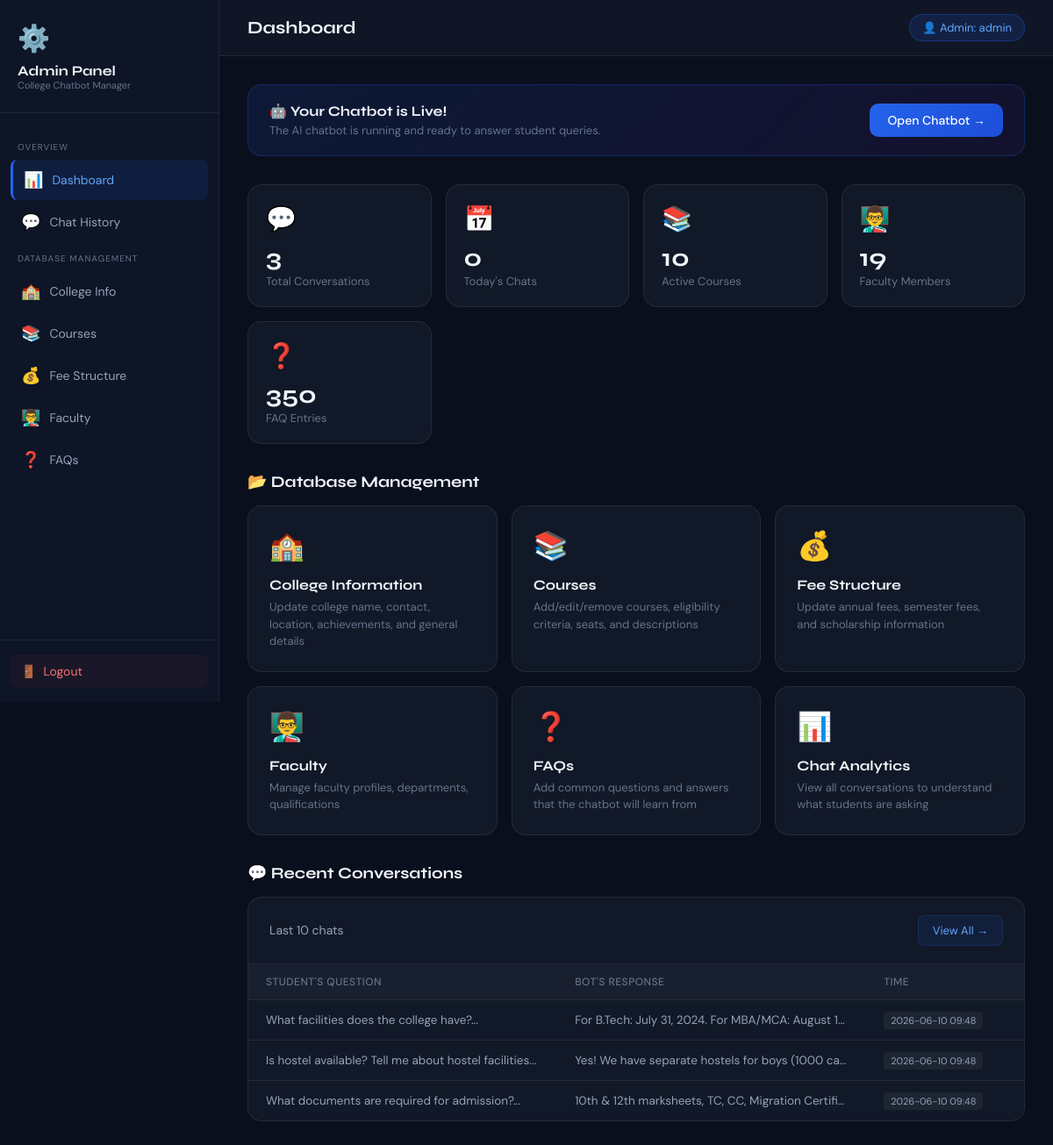
Screenshot of /admin/dashboard (signed in) with the database file from the repository.
### tables this page shows
CREATE TABLE chat_history (
            id INTEGER PRIMARY KEY AUTOINCREMENT,
            session_id TEXT,
            user_message TEXT NOT NULL,
            bot_response TEXT NOT NULL,
            timestamp TEXT DEFAULT CURRENT_TIMESTAMP,
            user_ip TEXT
        );

### app.py (the view)
@app.route("/admin/dashboard")
@admin_required
def admin_dashboard():
    conn = get_db_connection()
    stats = {
        "total_chats": conn.execute("SELECT COUNT(*) FROM chat_history").fetchone()[0],
        "today_chats": conn.execute(
            "SELECT COUNT(*) FROM chat_history WHERE DATE(timestamp)=DATE('now')"
        ).fetchone()[0],
        "total_courses": conn.execute("SELECT COUNT(*) FROM courses WHERE is_active=1").fetchone()[0],
        "total_faculty": conn.execute("SELECT COUNT(*) FROM faculty WHERE is_active=1").fetchone()[0],
        "total_faqs": conn.execute("SELECT COUNT(*) FROM faqs WHERE is_active=1").fetchone()[0],
    }
    recent_chats = conn.execute("""
        SELECT user_message, bot_response, timestamp
        FROM chat_history
        ORDER BY timestamp DESC
        LIMIT 10
    """).fetchall()
    conn.close()
    return render_template("admin_dashboard.html", stats=stats, recent_chats=recent_chats)

### app.py (called while the page is built)
def get_db_connection():
    conn = sqlite3.connect(DB_PATH)
    conn.row_factory = sqlite3.Row  # Access columns by name
    return conn

def admin_required(f):
    from functools import wraps
    @wraps(f)
    def decorated_function(*args, **kwargs):
        if not session.get("admin_logged_in"):
            flash("Please login first!", "warning")
            return redirect(url_for("admin_login"))
        return f(*args, **kwargs)
    return decorated_function

### templates/admin_dashboard.html (shortened to what this page needs)
<!DOCTYPE html>
<html lang="en">
<head>
</head>
<body>
<aside class="admin-sidebar">
  <div class="sidebar-brand">
    <span class="brand-icon">⚙️</span>
    <div class="brand-name">Admin Panel</div>
    <div class="brand-sub">College Chatbot Manager</div>
  </div>
  <nav class="sidebar-nav">
    <p class="nav-section-label">Overview</p>
    <a href="/admin/dashboard" class="nav-item active">
      <span class="nav-icon">📊</span> Dashboard
    </a>
    <a href="/admin/chat-history" class="nav-item">
      <span class="nav-icon">💬</span> Chat History
    </a>
    <p class="nav-section-label">Database Management</p>
    <a href="/admin/college-info" class="nav-item">
      <span class="nav-icon">🏫</span> College Info
    </a>
    <a href="/admin/courses" class="nav-item">
      <span class="nav-icon">📚</span> Courses
    </a>
    <a href="/admin/fees" class="nav-item">
      <span class="nav-icon">💰</span> Fee Structure
    </a>
    <a href="/admin/faculty" class="nav-item">
      <span class="nav-icon">👨‍🏫</span> Faculty
    </a>
    <a href="/admin/faqs" class="nav-item">
      <span class="nav-icon">❓</span> FAQs
    </a>
  </nav>
  <div class="sidebar-bottom">
    <a href="/admin/logout" class="logout-btn">
      <span>🚪</span> Logout
    </a>
  </div>
</aside>
<main class="main-content">
  <div class="top-bar">
    <h1 class="page-title">Dashboard</h1>
    <span class="admin-badge">👤 Admin: {{ session.get('admin_username', 'admin') }}</span>
  </div>
  <div class="content-area">
    <div class="banner">
      <div class="banner-text">
        <h3>🤖 Your Chatbot is Live!</h3>
        <p>The AI chatbot is running and ready to answer student queries.</p>
      </div>
      <a href="/" target="_blank" class="banner-btn">Open Chatbot →</a>
    </div>
    <div class="stats-grid">
      <div class="stat-card">
        <span class="stat-icon">💬</span>
        <div class="stat-value">{{ stats.total_chats }}</div>
        <div class="stat-label">Total Conversations</div>
      </div>
      <div class="stat-card">
        <span class="stat-icon">📅</span>
        <div class="stat-value">{{ stats.today_chats }}</div>
        <div class="stat-label">Today's Chats</div>
      </div>
      <div class="stat-card">
        <span class="stat-icon">📚</span>
        <div class="stat-value">{{ stats.total_courses }}</div>
        <div class="stat-label">Active Courses</div>
      </div>
      <div class="stat-card">
        <span class="stat-icon">👨‍🏫</span>
        <div class="stat-value">{{ stats.total_faculty }}</div>
        <div class="stat-label">Faculty Members</div>
      </div>
      <div class="stat-card">
        <span class="stat-icon">❓</span>
        <div class="stat-value">{{ stats.total_faqs }}</div>
        <div class="stat-label">FAQ Entries</div>
      </div>
    </div>
    <h2 class="section-title">📂 Database Management</h2>
    <div class="management-grid">
      <a href="/admin/college-info" class="mgmt-card">
        <span class="mgmt-icon">🏫</span>
        <div class="mgmt-title">College Information</div>
        <div class="mgmt-desc">Update college name, contact, location, achievements, and general details</div>
      </a>
      <a href="/admin/courses" class="mgmt-card">
        <span class="mgmt-icon">📚</span>
        <div class="mgmt-title">Courses</div>
        <div class="mgmt-desc">Add/edit/remove courses, eligibility criteria, seats, and descriptions</div>
      </a>
      <a href="/admin/fees" class="mgmt-card">
        <span class="mgmt-icon">💰</span>
        <div class="mgmt-title">Fee Structure</div>
        <div class="mgmt-desc">Update annual fees, semester fees, and scholarship information</div>
      </a>
      <a href="/admin/faculty" class="mgmt-card">
        <span class="mgmt-icon">👨‍🏫</span>
        <div class="mgmt-title">Faculty</div>
        <div class="mgmt-desc">Manage faculty profiles, departments, qualifications</div>
      </a>
      <a href="/admin/faqs" class="mgmt-card">
        <span class="mgmt-icon">❓</span>
        <div class="mgmt-title">FAQs</div>
        <div class="mgmt-desc">Add common questions and answers that the chatbot will learn from</div>
      </a>
      <a href="/admin/chat-history" class="mgmt-card">
        <span class="mgmt-icon">📊</span>
        <div class="mgmt-title">Chat Analytics</div>
        <div class="mgmt-desc">View all conversations to understand what students are asking</div>
      </a>
    </div>
    <h2 class="section-title">💬 Recent Conversations</h2>
    <div class="chats-table-wrapper">
      <div class="table-header">
        <span style="font-size:14px; color:#94a3b8;">Last 10 chats</span>
        <a href="/admin/chat-history" class="view-all-btn">View All →</a>
      </div>
      <table>
        <thead>
          <tr>
            <th>Student's Question</th>
            <th>Bot's Response</th>
            <th>Time</th>
          </tr>
        </thead>
        <tbody>
          {% if recent_chats %}
            {% for chat in recent_chats %}
            <tr>
              <td class="msg-cell">{{ chat['user_message'][:80] }}...</td>
              <td class="msg-cell">{{ chat['bot_response'][:80] }}...</td>
              <td><span class="time-badge">{{ chat['timestamp'][:16] }}</span></td>
            </tr>
            {% endfor %}
          {% else %}
            <tr>
              <td colspan="3" style="text-align:center; color:#64748b; padding:30px;">
                No conversations yet. Share the chatbot link with students!
              </td>
            </tr>
          {% endif %}
        </tbody>
      </table>
    </div>
  </div>
</main>
</body>
</html>

### rows the page displays
chat_history: user_message "What facilities does the college have?", bot_response "For B.Tech: July 31, 2024. For MBA/MCA: August 1…", timestamp "2026-06-10 09:48"
chat_history: user_message "Is hostel available? Tell me about hostel facilities", bot_response "Yes! We have separate hostels for boys (1000 ca…", timestamp "2026-06-10 09:48"
chat_history: user_message "What documents are required for admission?", bot_response "10th & 12th marksheets, TC, CC, Migration Certifi…", timestamp "2026-06-10 09:48"

### other values shown
{{ session.get('admin_username', 'admin') }} "admin"
{{ stats.total_chats }} "3"
{{ stats.today_chats }} "0"
{{ stats.total_courses }} "10"
{{ stats.total_faculty }} "19"
{{ stats.total_faqs }} "350"
